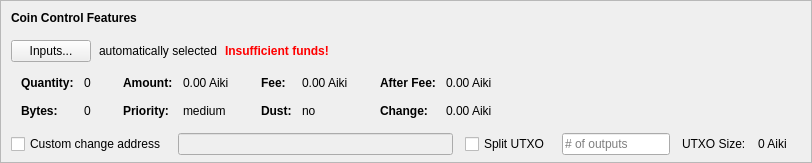
    <widget class="QFrame" name="frameCoinControl">
     <property name="sizePolicy">
      <sizepolicy hsizetype="Expanding" vsizetype="Expanding">
       <horstretch>0</horstretch>
       <verstretch>0</verstretch>
      </sizepolicy>
     </property>
     <property name="maximumSize">
      <size>
       <width>16777215</width>
       <height>16777215</height>
      </size>
     </property>
     <property name="frameShape">
      <enum>QFrame::StyledPanel</enum>
     </property>
     <property name="frameShadow">
      <enum>QFrame::Sunken</enum>
     </property>
     <layout class="QVBoxLayout" name="verticalLayoutCoinControl2">
      <property name="spacing">
       <number>0</number>
      </property>
      <property name="leftMargin">
       <number>0</number>
      </property>
      <property name="topMargin">
       <number>0</number>
      </property>
      <property name="rightMargin">
       <number>0</number>
      </property>
      <property name="bottomMargin">
       <number>6</number>
      </property>
      <item>
       <layout class="QVBoxLayout" name="verticalLayoutCoinControl" stretch="0,0,0,0,1">
        <property name="spacing">
         <number>0</number>
        </property>
        <property name="leftMargin">
         <number>10</number>
        </property>
        <property name="topMargin">
         <number>10</number>
        </property>
        <item>
         <layout class="QHBoxLayout" name="horizontalLayoutCoinControl1">
          <property name="bottomMargin">
           <number>15</number>
          </property>
          <item>
           <widget class="QLabel" name="labelCoinControlFeatures">
            <property name="sizePolicy">
             <sizepolicy hsizetype="Preferred" vsizetype="Maximum">
              <horstretch>0</horstretch>
              <verstretch>0</verstretch>
             </sizepolicy>
            </property>
            <property name="font">
             <font>
              <weight>75</weight>
              <bold>true</bold>
             </font>
            </property>
            <property name="styleSheet">
             <string notr="true">font-weight:bold;</string>
            </property>
            <property name="text">
             <string>Coin Control Features</string>
            </property>
           </widget>
          </item>
         </layout>
        </item>
        <item>
         <layout class="QHBoxLayout" name="horizontalLayoutCoinControl2" stretch="0,0,0,0">
          <property name="spacing">
           <number>8</number>
          </property>
          <property name="bottomMargin">
           <number>10</number>
          </property>
          <item>
           <widget class="QPushButton" name="pushButtonCoinControl">
            <property name="styleSheet">
             <string notr="true"/>
            </property>
            <property name="text">
             <string>Inputs...</string>
            </property>
            <property name="autoDefault">
             <bool>false</bool>
            </property>
           </widget>
          </item>
          <item>
           <widget class="QLabel" name="labelCoinControlAutomaticallySelected">
            <property name="text">
             <string>automatically selected</string>
            </property>
            <property name="margin">
             <number>5</number>
            </property>
           </widget>
          </item>
          <item>
           <widget class="QLabel" name="labelCoinControlInsuffFunds">
            <property name="font">
             <font>
              <weight>75</weight>
              <bold>true</bold>
             </font>
            </property>
            <property name="styleSheet">
             <string notr="true">color:red;font-weight:bold;</string>
            </property>
            <property name="text">
             <string>Insufficient funds!</string>
            </property>
            <property name="margin">
             <number>5</number>
            </property>
           </widget>
          </item>
          <item>
           <spacer name="horizontalSpacerCoinControl">
            <property name="orientation">
             <enum>Qt::Horizontal</enum>
            </property>
            <property name="sizeHint" stdset="0">
             <size>
              <width>40</width>
              <height>1</height>
             </size>
            </property>
           </spacer>
          </item>
         </layout>
        </item>
        <item>
         <widget class="QWidget" name="widgetCoinControl" native="true">
          <property name="sizePolicy">
           <sizepolicy hsizetype="Preferred" vsizetype="Preferred">
            <horstretch>0</horstretch>
            <verstretch>0</verstretch>
           </sizepolicy>
          </property>
          <property name="minimumSize">
           <size>
            <width>0</width>
            <height>0</height>
           </size>
          </property>
          <property name="styleSheet">
           <string notr="true"/>
          </property>
          <layout class="QHBoxLayout" name="horizontalLayoutCoinControl5">
           <property name="leftMargin">
            <number>0</number>
           </property>
           <property name="topMargin">
            <number>0</number>
           </property>
           <property name="rightMargin">
            <number>0</number>
           </property>
           <property name="bottomMargin">
            <number>0</number>
           </property>
           <item>
            <layout class="QHBoxLayout" name="horizontalLayoutCoinControl3" stretch="0,0,0,1">
             <property name="spacing">
              <number>20</number>
             </property>
             <property name="topMargin">
              <number>0</number>
             </property>
             <property name="bottomMargin">
              <number>10</number>
             </property>
             <item>
              <layout class="QFormLayout" name="formLayoutCoinControl1">
               <property name="horizontalSpacing">
                <number>10</number>
               </property>
               <property name="verticalSpacing">
                <number>14</number>
               </property>
               <property name="leftMargin">
                <number>10</number>
               </property>
               <property name="topMargin">
                <number>4</number>
               </property>
               <property name="rightMargin">
                <number>6</number>
               </property>
               <item row="0" column="0">
                <widget class="QLabel" name="labelCoinControlQuantityText">
                 <property name="font">
                  <font>
                   <weight>75</weight>
                   <bold>true</bold>
                  </font>
                 </property>
                 <property name="text">
                  <string>Quantity:</string>
                 </property>
                 <property name="margin">
                  <number>0</number>
                 </property>
                </widget>
               </item>
               <item row="0" column="1">
                <widget class="QLabel" name="labelCoinControlQuantity">
                 <property name="cursor">
                  <cursorShape>IBeamCursor</cursorShape>
                 </property>
                 <property name="contextMenuPolicy">
                  <enum>Qt::ActionsContextMenu</enum>
                 </property>
                 <property name="text">
                  <string notr="true">0</string>
                 </property>
                 <property name="margin">
                  <number>0</number>
                 </property>
                 <property name="textInteractionFlags">
                  <set>Qt::LinksAccessibleByMouse|Qt::TextSelectableByKeyboard|Qt::TextSelectableByMouse</set>
                 </property>
                </widget>
               </item>
               <item row="1" column="0">
                <widget class="QLabel" name="labelCoinControlBytesText">
                 <property name="font">
                  <font>
                   <weight>75</weight>
                   <bold>true</bold>
                  </font>
                 </property>
                 <property name="text">
                  <string>Bytes:</string>
                 </property>
                </widget>
               </item>
               <item row="1" column="1">
                <widget class="QLabel" name="labelCoinControlBytes">
                 <property name="cursor">
                  <cursorShape>IBeamCursor</cursorShape>
                 </property>
                 <property name="contextMenuPolicy">
                  <enum>Qt::ActionsContextMenu</enum>
                 </property>
                 <property name="text">
                  <string notr="true">0</string>
                 </property>
                 <property name="textInteractionFlags">
                  <set>Qt::LinksAccessibleByMouse|Qt::TextSelectableByKeyboard|Qt::TextSelectableByMouse</set>
                 </property>
                </widget>
               </item>
              </layout>
             </item>
             <item>
              <layout class="QFormLayout" name="formLayoutCoinControl2">
               <property name="horizontalSpacing">
                <number>10</number>
               </property>
               <property name="verticalSpacing">
                <number>14</number>
               </property>
               <property name="leftMargin">
                <number>6</number>
               </property>
               <property name="topMargin">
                <number>4</number>
               </property>
               <property name="rightMargin">
                <number>6</number>
               </property>
               <item row="0" column="0">
                <widget class="QLabel" name="labelCoinControlAmountText">
                 <property name="font">
                  <font>
                   <weight>75</weight>
                   <bold>true</bold>
                  </font>
                 </property>
                 <property name="text">
                  <string>Amount:</string>
                 </property>
                 <property name="margin">
                  <number>0</number>
                 </property>
                </widget>
               </item>
               <item row="0" column="1">
                <widget class="QLabel" name="labelCoinControlAmount">
                 <property name="cursor">
                  <cursorShape>IBeamCursor</cursorShape>
                 </property>
                 <property name="contextMenuPolicy">
                  <enum>Qt::ActionsContextMenu</enum>
                 </property>
                 <property name="text">
                  <string notr="true">0.00 Aiki</string>
                 </property>
                 <property name="textInteractionFlags">
                  <set>Qt::LinksAccessibleByMouse|Qt::TextSelectableByKeyboard|Qt::TextSelectableByMouse</set>
                 </property>
                </widget>
               </item>
               <item row="1" column="0">
                <widget class="QLabel" name="labelCoinControlPriorityText">
                 <property name="font">
                  <font>
                   <weight>75</weight>
                   <bold>true</bold>
                  </font>
                 </property>
                 <property name="text">
                  <string>Priority:</string>
                 </property>
                </widget>
               </item>
               <item row="1" column="1">
                <widget class="QLabel" name="labelCoinControlPriority">
                 <property name="cursor">
                  <cursorShape>IBeamCursor</cursorShape>
                 </property>
                 <property name="contextMenuPolicy">
                  <enum>Qt::ActionsContextMenu</enum>
                 </property>
                 <property name="text">
                  <string>medium</string>
                 </property>
                 <property name="textInteractionFlags">
                  <set>Qt::LinksAccessibleByMouse|Qt::TextSelectableByKeyboard|Qt::TextSelectableByMouse</set>
                 </property>
                </widget>
               </item>
              </layout>
             </item>
             <item>
              <layout class="QFormLayout" name="formLayoutCoinControl3">
               <property name="horizontalSpacing">
                <number>10</number>
               </property>
               <property name="verticalSpacing">
                <number>14</number>
               </property>
               <property name="leftMargin">
                <number>6</number>
               </property>
               <property name="topMargin">
                <number>4</number>
               </property>
               <property name="rightMargin">
                <number>6</number>
               </property>
               <item row="0" column="0">
                <widget class="QLabel" name="labelCoinControlFeeText">
                 <property name="font">
                  <font>
                   <weight>75</weight>
                   <bold>true</bold>
                  </font>
                 </property>
                 <property name="text">
                  <string>Fee:</string>
                 </property>
                 <property name="margin">
                  <number>0</number>
                 </property>
                </widget>
               </item>
               <item row="0" column="1">
                <widget class="QLabel" name="labelCoinControlFee">
                 <property name="cursor">
                  <cursorShape>IBeamCursor</cursorShape>
                 </property>
                 <property name="contextMenuPolicy">
                  <enum>Qt::ActionsContextMenu</enum>
                 </property>
                 <property name="text">
                  <string notr="true">0.00 Aiki</string>
                 </property>
                 <property name="textInteractionFlags">
                  <set>Qt::LinksAccessibleByMouse|Qt::TextSelectableByKeyboard|Qt::TextSelectableByMouse</set>
                 </property>
                </widget>
               </item>
               <item row="1" column="0">
                <widget class="QLabel" name="labelCoinControlLowOutputText">
                 <property name="font">
                  <font>
                   <weight>75</weight>
                   <bold>true</bold>
                  </font>
                 </property>
                 <property name="text">
                  <string>Dust:</string>
                 </property>
                </widget>
               </item>
               <item row="1" column="1">
                <widget class="QLabel" name="labelCoinControlLowOutput">
                 <property name="cursor">
                  <cursorShape>IBeamCursor</cursorShape>
                 </property>
                 <property name="contextMenuPolicy">
                  <enum>Qt::ActionsContextMenu</enum>
                 </property>
                 <property name="text">
                  <string>no</string>
                 </property>
                 <property name="textInteractionFlags">
                  <set>Qt::LinksAccessibleByMouse|Qt::TextSelectableByKeyboard|Qt::TextSelectableByMouse</set>
                 </property>
                </widget>
               </item>
              </layout>
             </item>
             <item>
              <layout class="QFormLayout" name="formLayoutCoinControl4">
               <property name="horizontalSpacing">
                <number>10</number>
               </property>
               <property name="verticalSpacing">
                <number>14</number>
               </property>
               <property name="leftMargin">
                <number>6</number>
               </property>
               <property name="topMargin">
                <number>4</number>
               </property>
               <property name="rightMargin">
                <number>6</number>
               </property>
               <item row="0" column="0">
                <widget class="QLabel" name="labelCoinControlAfterFeeText">
                 <property name="font">
                  <font>
                   <weight>75</weight>
                   <bold>true</bold>
                  </font>
                 </property>
                 <property name="text">
                  <string>After Fee:</string>
                 </property>
                 <property name="margin">
                  <number>0</number>
                 </property>
                </widget>
               </item>
               <item row="0" column="1">
                <widget class="QLabel" name="labelCoinControlAfterFee">
                 <property name="cursor">
                  <cursorShape>IBeamCursor</cursorShape>
                 </property>
                 <property name="contextMenuPolicy">
                  <enum>Qt::ActionsContextMenu</enum>
                 </property>
                 <property name="text">
                  <string notr="true">0.00 Aiki</string>
                 </property>
                 <property name="textInteractionFlags">
                  <set>Qt::LinksAccessibleByMouse|Qt::TextSelectableByKeyboard|Qt::TextSelectableByMouse</set>
                 </property>
                </widget>
               </item>
               <item row="1" column="0">
                <widget class="QLabel" name="labelCoinControlChangeText">
                 <property name="font">
                  <font>
                   <weight>75</weight>
                   <bold>true</bold>
                  </font>
                 </property>
                 <property name="text">
                  <string>Change:</string>
                 </property>
                </widget>
               </item>
               <item row="1" column="1">
                <widget class="QLabel" name="labelCoinControlChange">
                 <property name="cursor">
                  <cursorShape>IBeamCursor</cursorShape>
                 </property>
                 <property name="contextMenuPolicy">
                  <enum>Qt::ActionsContextMenu</enum>
                 </property>
                 <property name="text">
                  <string notr="true">0.00 Aiki</string>
                 </property>
                 <property name="textInteractionFlags">
                  <set>Qt::LinksAccessibleByMouse|Qt::TextSelectableByKeyboard|Qt::TextSelectableByMouse</set>
                 </property>
                </widget>
               </item>
              </layout>
             </item>
            </layout>
           </item>
          </layout>
         </widget>
        </item>
        <item>
         <layout class="QHBoxLayout" name="horizontalLayoutCoinControl4" stretch="0,0,0,0,0,0,0">
          <property name="spacing">
           <number>12</number>
          </property>
          <property name="sizeConstraint">
           <enum>QLayout::SetDefaultConstraint</enum>
          </property>
          <property name="topMargin">
           <number>5</number>
          </property>
          <property name="rightMargin">
           <number>5</number>
          </property>
          <item>
           <widget class="QCheckBox" name="checkBoxCoinControlChange">
            <property name="toolTip">
             <string>If this is activated, but the change address is empty or invalid, change will be sent to a newly generated address.</string>
            </property>
            <property name="text">
             <string>Custom change address</string>
            </property>
           </widget>
          </item>
          <item>
           <widget class="QValidatedLineEdit" name="lineEditCoinControlChange">
            <property name="enabled">
             <bool>false</bool>
            </property>
            <property name="sizePolicy">
             <sizepolicy hsizetype="Expanding" vsizetype="Fixed">
              <horstretch>0</horstretch>
              <verstretch>0</verstretch>
             </sizepolicy>
            </property>
           </widget>
          </item>
          <item>
           <widget class="QCheckBox" name="splitBlockCheckBox">
            <property name="text">
             <string>Split UTXO</string>
            </property>
           </widget>
          </item>
          <item>
           <widget class="QLineEdit" name="splitBlockLineEdit">
            <property name="sizePolicy">
             <sizepolicy hsizetype="Fixed" vsizetype="Fixed">
              <horstretch>50</horstretch>
              <verstretch>0</verstretch>
             </sizepolicy>
            </property>
            <property name="placeholderText">
             <string># of outputs</string>
            </property>
           </widget>
          </item>
          <item>
           <widget class="QLabel" name="labelBlockSizeText">
            <property name="text">
             <string>UTXO Size:</string>
            </property>
           </widget>
          </item>
          <item>
           <widget class="QLabel" name="labelBlockSize">
            <property name="text">
             <string>0 Aiki</string>
            </property>
           </widget>
          </item>
          <item>
           <widget class="QLabel" name="labelCoinControlChangeLabel">
            <property name="sizePolicy">
             <sizepolicy hsizetype="Preferred" vsizetype="Expanding">
              <horstretch>0</horstretch>
              <verstretch>0</verstretch>
             </sizepolicy>
            </property>
            <property name="minimumSize">
             <size>
              <width>0</width>
              <height>0</height>
             </size>
            </property>
            <property name="text">
             <string/>
            </property>
            <property name="margin">
             <number>3</number>
            </property>
           </widget>
          </item>
         </layout>
        </item>
        <item>
         <spacer name="verticalSpacerCoinControl">
          <property name="orientation">
           <enum>Qt::Vertical</enum>
          </property>
          <property name="sizeHint" stdset="0">
           <size>
            <width>800</width>
            <height>1</height>
           </size>
          </property>
         </spacer>
        </item>
       </layout>
      </item>
     </layout>
    </widget>
